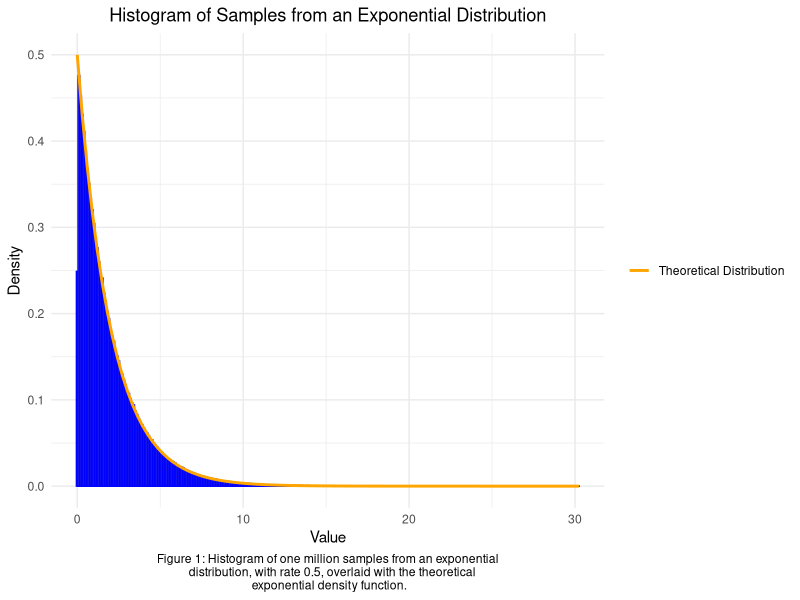
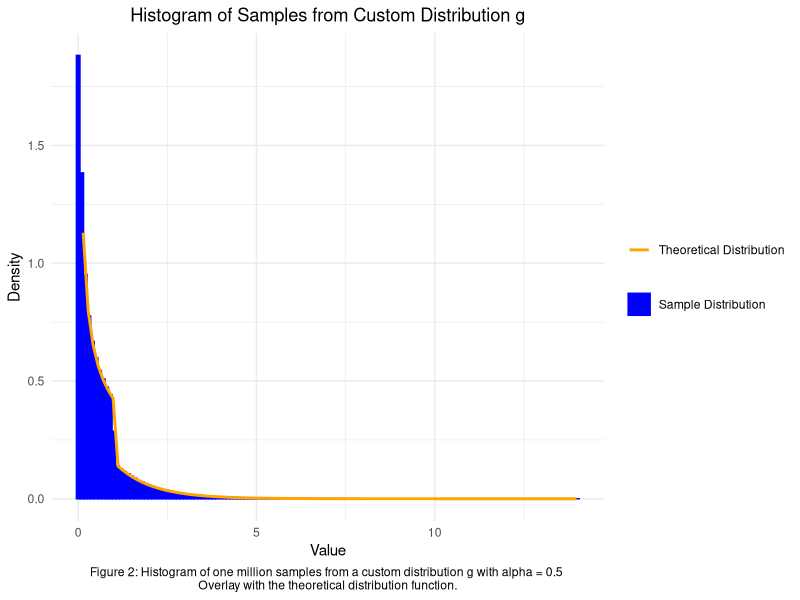
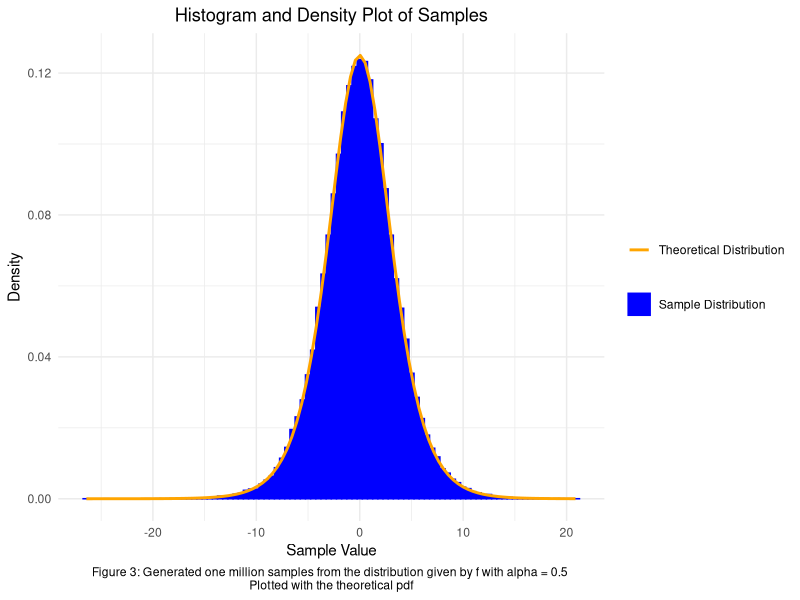
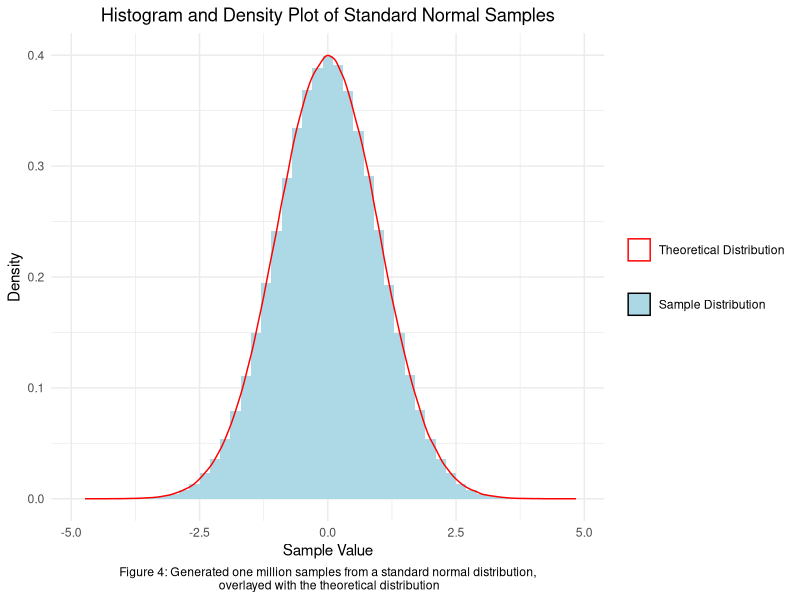
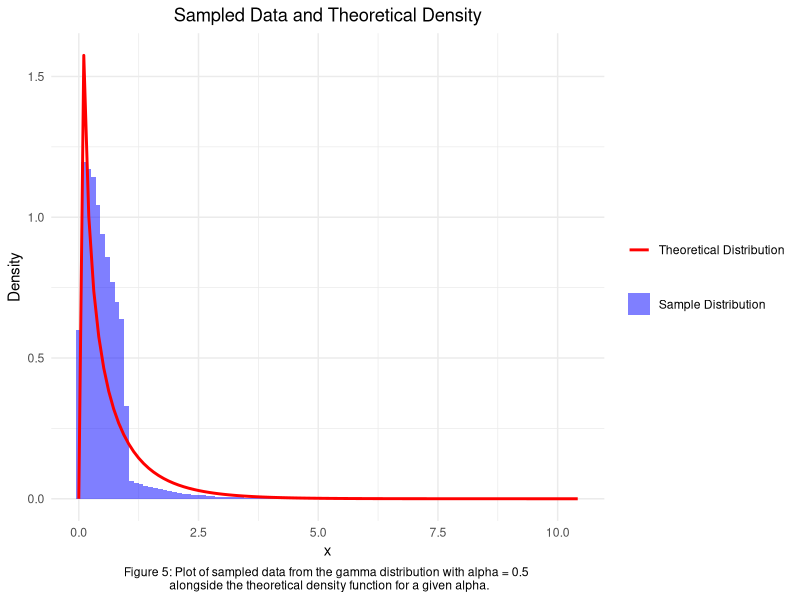
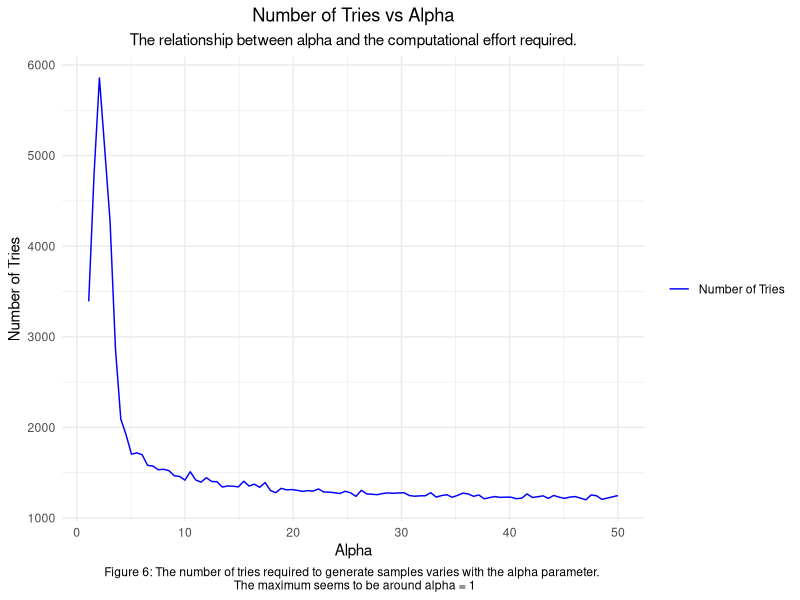
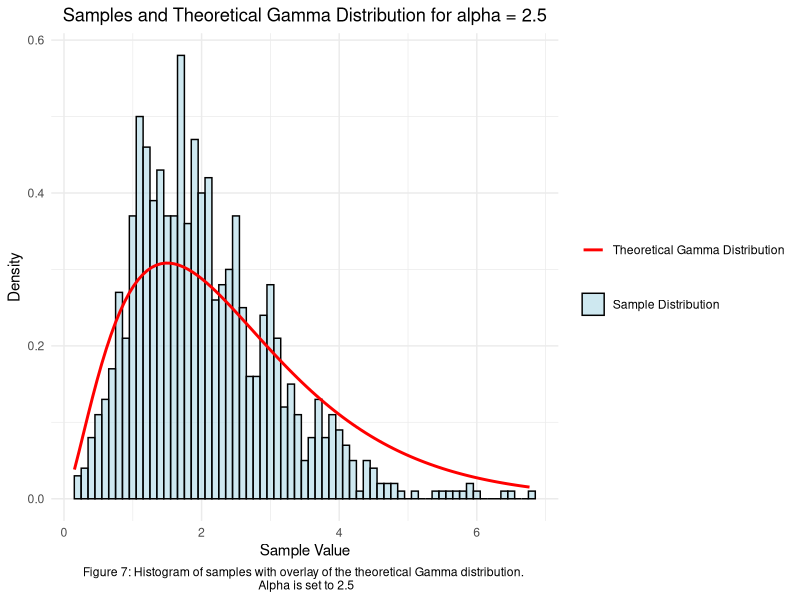
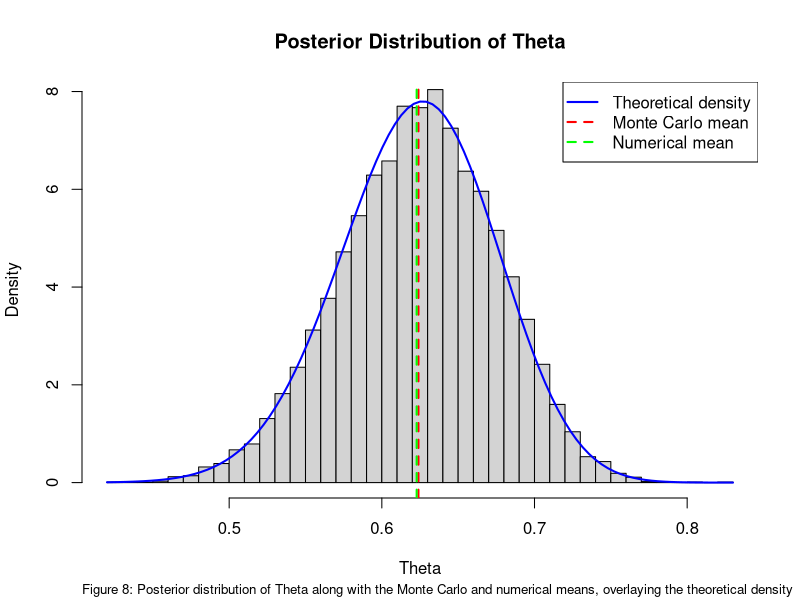

These charts were generated, in order, by the following R code:
## ---- chunk 1
knitr::opts_chunk$set(tidy=TRUE, width.cutoff=60)
knitr::opts_chunk$set(echo = TRUE)
library(ggplot2)
## ---- chunk 2

generate_samples_from_exp <- function(lambda, n) {
  # Check if the rate parameter 'lambda' is positive
  if (lambda <= 0) {
    stop("Rate parameter lambda must be positive")
  }
  
  # Generate n random numbers uniformly distributed between 0 and 1
  u <- runif(n)
  
  # Transform the uniformly distributed numbers to an exponential distribution
  return(-log(u) / lambda)
}
## ---- chunk 3
# Generating one million samples, with lambda = 0.5
exp_samples <- generate_samples_from_exp(lambda = 0.5, n = 1000000)

# Plot
ggplot(data.frame(exp_samples), aes(x = exp_samples)) +
  geom_histogram(aes(y = ..density.., fill = "Sample Histogram"), binwidth = 0.1, color = "blue") +
  stat_function(fun = function(x) {0.5 * exp(-0.5 * x)}, aes(color = "Theoretical Distribution"), size = 1) +
  scale_fill_manual(name = "Legend", values = c("Sample Distribution" = "blue")) +
  scale_color_manual(name = "Legend", values = c("Theoretical Distribution" = "orange")) +
  labs(title = "Histogram of Samples from an Exponential Distribution",
       caption = "Figure 1: Histogram of one million samples from an exponential\n   distribution, with rate 0.5, overlaid with the theoretical\n exponential density function.",
       x = "Value",
       y = "Density") +
  theme_minimal() +
  theme(plot.title = element_text(hjust = 0.5),
        plot.caption = element_text(hjust = 0.5),
        axis.title.x = element_text(hjust = 0.5),
        axis.title.y = element_text(hjust = 0.5),
        legend.title = element_blank())
## ---- chunk 4

# Sample mean and variance
mean(exp_samples)
var(exp_samples)

## ---- chunk 5

# Generate samples from g
generate_samples_from_g <- function(alpha, n) {
  # Check if the alpha parameter is within the valid range (0, 1)
  if (alpha <= 0 || alpha >= 1) {
    stop("Alpha must be in the range (0, 1)")
  }

  # Generate n random numbers uniformly distributed between 0 and 1
  p <- runif(n)

  # Calculate the normalizing constant c
  c <- (alpha*exp(1))/(exp(1) + alpha)

  # Case 1: For values in the range 0 < x < 1
  samples_case_1 <- ((p*(exp(1)+alpha))/(exp(1)))^(1/alpha)
  # Case 2: For values in the range x >= 1
  samples_case_2 <- 1-log((exp(1)+alpha-p*(exp(1)+alpha))/(alpha))

  # Use a logical condition to choose the correct value from either case 1 or case 2
  samples <- ifelse(p < c / alpha, samples_case_1, samples_case_2)

  return(samples)
}

# Theoretical distribution function g(x)
g_function_theoretical <- function(x, alpha, c) {
  # Initialize result vector
  y <- numeric(length(x))
  
  # Apply the function piecewise
  y[x < 1] <- c * x[x < 1]^(alpha - 1)
  y[x >= 1] <- c * exp(-x[x >= 1])
  
  # Avoid calculating for x very close to 0 to avoid inf values
  y[x < 0.000000001] <- NA 
  
  return(y)
}

## ---- chunk 6

# Parameters
alpha_value <- 0.5
c_value <- (alpha_value * exp(1)) / (exp(1) + alpha_value)
n = 1000000

g_samples <- generate_samples_from_g(alpha_value, n)

# Plot
ggplot(data.frame(x = g_samples), aes(x = x)) +
  geom_histogram(aes(y = ..density.., fill = "Sample Distribution"), binwidth = 0.1, color = "blue") +
  stat_function(fun = function(x) g_function_theoretical(x, alpha_value, c_value), aes(color = "Theoretical Distribution"), size = 1) +
  scale_fill_manual(name = "Legend", values = c("Sample Distribution" = "blue")) +
  scale_color_manual(name = "Legend", values = c("Theoretical Distribution" = "orange")) +
  labs(title = "Histogram of Samples from Custom Distribution g",
       caption = paste("Figure 2: Histogram of one million samples from a custom distribution g with alpha =", alpha_value, "\nOverlay with the theoretical distribution function."),
       x = "Value",
       y = "Density") +
  theme_minimal() +
  theme(plot.title = element_text(hjust = 0.5),
        plot.caption = element_text(hjust = 0.5),
        axis.title.x = element_text(hjust = 0.5),
        axis.title.y = element_text(hjust = 0.5),
        legend.title = element_blank())

## ---- chunk 7

# Calculate (E[X])
mean_integral <- integrate(function(x) x * g_function_theoretical(x, alpha_value, c_value), lower = 0, upper = Inf)
mean_value <- mean_integral$value

# Calculate (E[X^2])
second_moment_integral <- integrate(function(x) x^2 * g_function_theoretical(x, alpha_value, c_value), lower = 0, upper = Inf)
second_moment_value <- second_moment_integral$value

# Calculate the variance (Var[X] = E[X^2] - (E[X])^2)
variance_value <- second_moment_value - mean_value^2

## ---- chunk 8

mean(g_samples)

mean_value

## ---- chunk 9

var(g_samples)

variance_value

## ---- chunk 10

generate_samples_from_f <- function(alpha, n) {
  # Check if the alpha parameter is positive
  if (alpha <= 0) {
    stop("Parameter alpha must be positive")
  }

  # Generate n random numbers uniformly distributed between 0 and 1
  p <- runif(n)

  # Transform the uniform random numbers using the inverse CDF
  samples <- (1 / alpha) * log(p / (1 - p))

  # Return the vector of samples generated from the distribution
  return(samples)
}

f_theoretical <- function(x, alpha) {
  alpha * exp(alpha * x) / (1 + exp(alpha * x))^2
}

## ---- chunk 11

# Set the alpha parameter and number of samples
alpha <- 0.5  # Example alpha value
n <- 100000   # Number of samples to generate

# Generate samples from the distribution
f_samples <- generate_samples_from_f(alpha = alpha, n = n)

# Plot
ggplot(data.frame(f_samples = f_samples), aes(x = f_samples)) +
  geom_histogram(aes(y = ..density.., fill = "Sample Distribution"), binwidth = 0.5, color = "blue") +
  stat_function(fun = function(x) f_theoretical(x, alpha), aes(color = "Theoretical Distribution"), size = 1) +
  scale_fill_manual(name = "Legend", values = c("Sample Distribution" = "blue")) +
  scale_color_manual(name = "Legend", values = c("Theoretical Distribution" = "orange")) +
  labs(title = "Histogram and Density Plot of Samples",
       caption = paste("Figure 3: Generated one million samples from the distribution given by f with alpha =", alpha, "\nPlotted with the theoretical pdf"),
       x = "Sample Value",
       y = "Density") +
  theme_minimal() +
  theme(plot.title = element_text(hjust = 0.5),
        plot.caption = element_text(hjust = 0.5),
        axis.title.x = element_text(hjust = 0.5),
        axis.title.y = element_text(hjust = 0.5),
        legend.title = element_blank())

## ---- chunk 12

# Calculate (E[X])
mean_integral <- integrate(function(x) x * f_theoretical(x, alpha), lower = -Inf, upper = Inf)
mean_value <- mean_integral$value

## ---- chunk 13

mean(f_samples)

mean_value

## ---- chunk 14

var(f_samples)

## ---- chunk 15

generate_standard_normal <- function(n) {
  # We need an even number of samples for Box-Muller, as it generates pairs of normal random variables. 
  if (n %% 2 != 0) {
    n <- n + 1  # If n is odd, increment by 1 to make it even
  }

  # Generate n/2 independent uniform random numbers for U1 and U2
  U1 <- runif(n / 2)
  U2 <- runif(n / 2)  

  # Apply the Box-Muller transform to convert uniform random numbers into standard normal random numbers
  Z0 <- sqrt(-2 * log(U1)) * cos(2 * pi * U2)  # First half of transformed samples
  Z1 <- sqrt(-2 * log(U1)) * sin(2 * pi * U2)  # Second half of transformed samples

  # Combine the two vectors of length n/2 each into a single vector of length n
  samples <- c(Z0, Z1)

  return(samples)
}


## ---- chunk 16

n <- 1000000  
standard_normal_samples <- generate_standard_normal(n)

# Plot
ggplot(data.frame(Samples = standard_normal_samples), aes(x = Samples)) +
  geom_histogram(aes(y = ..density.., fill = "Sample Distribution"), binwidth = 0.2) +
  geom_density(aes(color = "Theoretical Distribution"), alpha = 0.2) +
  scale_fill_manual(name = "Legend", values = c("Sample Distribution" = "lightblue")) +
  scale_color_manual(name = "Legend", values = c("Theoretical Distribution" = "red")) +
  labs(title = "Histogram and Density Plot of Standard Normal Samples",
       caption = paste("Figure 4: Generated one million samples from a standard normal distribution,\n overlayed with the theoretical distribution"),
       x = "Sample Value",
       y = "Density",) +
  theme_minimal() +
  theme(plot.title = element_text(hjust = 0.5),
        plot.caption = element_text(hjust = 0.5),
        axis.title.x = element_text(hjust = 0.5),
        axis.title.y = element_text(hjust = 0.5),
        legend.title = element_blank())

## ---- chunk 17

mean(standard_normal_samples)
var(standard_normal_samples)

## ---- chunk 18

generate_d_variate_standard_normal <- function(n, mu, sigma) {
  d <- length(mu) # dim of multivariate normal
  A <- t(chol(sigma)) # Compute the Cholesky decomposition
  z <- generate_standard_normal(d*n) # Generate standard normal values
  Z <- matrix(z, nrow = d, ncol = n) # Organize the generated std values into a matrix
  samples <- mu + A %*% Z # Generate multi-variate normal distribution values

  return(samples)
}

## ---- chunk 19

n <- 1000000
mu <- c(1,2)
sigma <- matrix(c(4,1,1,3), nrow = 2)
multi_normal <- generate_d_variate_standard_normal(n,mu,sigma)

rowMeans(multi_normal)

cov(t(multi_normal))

## ---- chunk 20

generate_samples_from_f_rejection_sampling <- function(alpha, n) {
  if (alpha <= 0 || alpha >= 1) {
    stop("Alpha must be in the range (0, 1)")
  }
  c <- (alpha*exp(1))/(exp(1) + alpha) # normalizing constant, as found in previous task
  
  samples <- numeric(n)  # Vector to store accepted samples
  count <- 1 # count variable
  
  while(count <= n) {
    u <- runif(1)  # Uniform random number generation
    if (u < c / alpha) {
      x_proposed <- runif(1, 0, 1)  
      A_x <- (1 / (c * gamma(alpha))) * exp(-x_proposed) # Acceptance region as defined above, for 0<x<1
    } else {
      x_proposed <- rexp(1, 1)  
      A_x <- (1 / (c * gamma(alpha))) * x_proposed^(alpha - 1) # Acceptance region as defined above, for x>1
    }
    
    # Generate a uniform random number for acceptance check
    u <- runif(1)
    
    # Calculate the acceptance probability for the proposed x
    if (u < A_x) {
      samples[count] <- x_proposed
      count <- count + 1
    }
  }
  
  return(samples)
}
## ---- chunk 21

alpha <- 0.5
n <- 1000000

# Generate samples
samples <- generate_samples_from_f_rejection_sampling(alpha, n)

# Theoretical density
theoretical_density <- function(x, alpha) {
  ifelse(x > 0.00001, (1 / gamma(alpha)) * x^(alpha - 1) * exp(-x), 0)
}

# Plot
ggplot() +
  geom_histogram(data = data.frame(x = samples), aes(x = x, y = ..density.., fill = "Sample Distribution"), binwidth = 0.1, alpha = 0.5) +
  stat_function(fun = function(x) theoretical_density(x, alpha), aes(color = "Theoretical Distribution"), size = 1) +
  scale_fill_manual(name = "Legend", values = c("Sample Distribution" = "blue")) +
  scale_color_manual(name = "Legend", values = c("Theoretical Distribution" = "red")) +
  labs(title = "Sampled Data and Theoretical Density",
       caption = "Figure 5: Plot of sampled data from the gamma distribution with alpha = 0.5 \n alongside the theoretical density function for a given alpha.",
       x = "x",
       y = "Density") +
  theme_minimal() +
  theme(plot.title = element_text(hjust = 0.5),
        plot.caption = element_text(hjust = 0.5),
        axis.title.x = element_text(hjust = 0.5),
        axis.title.y = element_text(hjust = 0.5),
        legend.title = element_blank())


## ---- chunk 22

mean(samples)

## ---- chunk 23

var(samples)

## ---- chunk 24

generate_samples_gamma_ratio <- function(alpha, n) {
  if(alpha <= 1) {
    stop("Alpha must be greater than 1")
  }
  
  # Defining the required constants for the region, as calculated above
  a <- sqrt((alpha - 1)^(alpha - 1) * exp(1 - alpha))
  b_plus <- sqrt((alpha + 1)^(alpha + 1) * exp(-(alpha + 1)))
  b_minus <- 0
  
  tries <- 0
  samples <- numeric(n)
  count <- 0
  
  while(count < n) {
    tries <- tries + 1
    # Generate uniform samples within the region [0, a] x [b-, b+]
    x1 <- runif(1, 0, a)
    x2 <- runif(1, b_minus, b_plus)
    
    # Apply the ratio of uniforms method
    y <- x2 / x1

    # Check if y is positive to have valid numbers for log()
    if(y <= 0) next

    # Check if x1 is positive to have valid numbers for log()
    if(x1 <= 0) next

    # Proceed with the original condition, now that we've ensured y and x1 are valid
    if(log(x1) <= (alpha - 1) * log(y) - y) {
      samples[count + 1] <- y
      count <- count + 1
    }
  }
  
  list(samples = samples, tries = tries)
}

## ---- chunk 25

# Function to generate plot for different alpha values and track the number of tries
generate_plot <- function(alpha_range, n) {
  results <- data.frame(alpha = numeric(), tries = numeric())
  
  for(alpha in alpha_range) {
    result <- generate_samples_gamma_ratio(alpha, n)
    # Assuming result is a list that contains a 'tries' element
    results <- rbind(results, data.frame(alpha = alpha, tries = result$tries))
  }
  
  # Plot the results with figure text and a legend
  ggplot(results, aes(x = alpha, y = tries, color = "Number of Tries")) +
    geom_line() +
    scale_color_manual(values = c("Number of Tries" = "blue"), name = "Legend", labels = c("Number of Tries")) +
    theme_minimal() +
    labs(title = "Number of Tries vs Alpha", 
         subtitle = "The relationship between alpha and the computational effort required.",
         x = "Alpha", y = "Number of Tries",
         caption = "Figure 6: The number of tries required to generate samples varies with the alpha parameter. \n The maximum seems to be around alpha = 1") +
    theme(plot.title = element_text(hjust = 0.5),
          plot.subtitle = element_text(hjust = 0.5),
          plot.caption = element_text(hjust = 0.5),
          axis.title.x = element_text(hjust = 0.5),
          axis.title.y = element_text(hjust = 0.5),
          legend.title = element_blank()) 
}

alpha_range <- seq(1.1, 50, length.out = 100)
n <- 1000 
generate_plot(alpha_range, n)

## ---- chunk 26

library(ggplot2)
library(stats)  # For the dgamma function

alpha <- 2.5
n <- 1000

# Generate samples
samples_result <- generate_samples_gamma_ratio(alpha, n)
samples <- samples_result$samples

# Plot
ggplot(data.frame(x = samples), aes(x = x)) +
  geom_histogram(aes(y = ..density.., fill = "Sample Distribution"), binwidth = 0.1, color = "black", alpha = 0.6) +
  stat_function(fun = function(x) dgamma(x, shape = alpha, rate = 1), aes(color = "Theoretical Gamma Distribution"), size = 1) +
  scale_fill_manual(name = "Legend", values = c("Sample Distribution" = "lightblue")) +
  scale_color_manual(name = "Legend", values = c("Theoretical Gamma Distribution" = "red")) +
  labs(title = paste("Samples and Theoretical Gamma Distribution for alpha =", alpha),
       x = "Sample Value",
       y = "Density",
       caption = "Figure 7: Histogram of samples with overlay of the theoretical Gamma distribution. \n Alpha is set to 2.5") +
  theme_minimal() +
  theme(plot.title = element_text(hjust = 0.5),
        plot.caption = element_text(hjust = 0.5),
        axis.title.x = element_text(hjust = 0.5),
        axis.title.y = element_text(hjust = 0.5),
        legend.title = element_blank())


## ---- chunk 27

generate_general_gamma_samples <- function(alpha, beta, n) {
  if (alpha <= 0 || beta <= 0) {
    stop("Both alpha and beta must be greater than 0")
  }
  if(alpha == 1) {
    return(generate_samples_from_exp(beta, n))
  }
  else if(alpha > 1){
    return(generate_samples_gamma_ratio(alpha, n)/beta)
  }
  else{
    return(generate_samples_from_f_rejection_sampling(alpha, n)/beta)
  }
}

## ---- chunk 28

generate_beta_samples <- function(alpha, beta, n) {
  # Ensure alpha and beta parameters are positive
  if (alpha <= 0 || beta <= 0) {
    stop("Both alpha and beta must be greater than 0")
  }
  
  # Generate gamma samples for both alpha and beta parameters
  X <- generate_general_gamma_samples(alpha, 1, n)
  Y <- generate_general_gamma_samples(beta, 1, n)
  
  # Calculate beta samples based on the gamma samples
  beta_samples <- X / (X + Y)
  
  return(beta_samples)
}

## ---- chunk 29

# Set a seed for reproducibility
set.seed(25935)

# Number of samples
n <- 100000

# Generate samples using the 'generate_standard_normal' function
samples <- generate_standard_normal(n)

h <- function(x) {
  1*(x>4)
}

h_x <- h(samples)

theta_hat <- mean(h_x)

# Sampling variance
var_theta_MC <- var(h_x)

t <- qt(0.025, df = n-1, lower.tail = FALSE)
confidence_MC_upper <- theta_hat + t * sqrt(var_theta_MC/n)
confidence_MC_lower <- theta_hat - t * sqrt(var_theta_MC/n)

# Output the results
cat("Estimate of theta:", theta_hat, "\n")
cat("95% Confidence Interval for theta: [", confidence_MC_lower, ",", confidence_MC_upper, "]\n")

## ---- chunk 30

# Set a seed for reproducibility
set.seed(25935)

# Number of samples
n <- 100000

sample_proposal <- sqrt(16 - 2*log(1-runif(n)))

weight <- function(x) {
  f <- dnorm(x)
  g <- ifelse(
    test = sample_proposal > 4,
    yes = sample_proposal*exp(-0.5*(sample_proposal^2-16)),
    no = 0
  )
  return(f/g)
}

w <- weight(sample_proposal)
  
hw = sample_proposal * w

theta_IS <- mean(hw)
var_theta_IS <- var(hw)

t <- qt(0.025, df = n-1, lower.tail = FALSE)

confidence_IS_upper <- theta_IS + t * sqrt(var_theta_IS/n)
confidence_IS_lower <- theta_IS - t * sqrt(var_theta_IS/n)

# Output the results
cat("Estimate of theta:", theta_IS, "\n")
cat("95% Confidence Interval for theta: [", confidence_IS_lower, ",", confidence_IS_upper, "]\n")


## ---- chunk 31

var(samples)/var(hw)

## ---- chunk 32

# Set a seed for reproducibility
set.seed(25935)

sample_proposal_pair <- function(n) {
  u <- runif(n)
  list(
    X1 = sqrt(16 - 2*log(1-u)),
    X2 = sqrt(16 - 2*log(u))
  )
}

## ---- chunk 33

# Set a seed for reproducibility
set.seed(25935)

# Number of samples
n <- 50000

sample_pair <- sample_proposal_pair(n)

hw1 <- h(sample_pair$X1) * weight(sample_pair$X1)
hw2 <- h(sample_pair$X2) * weight(sample_pair$X2)

hwAS <- 0.5*(hw1 + hw2)

theta_AS <- mean(hwAS)
theta_var_AS <- var(hwAS)

t <- qt(0.025, df = n-1, lower.tail = FALSE)
confidence_AS_lower <- theta_AS - t * sqrt(theta_var_AS / n)
confidence_AS_upper <- theta_AS + t * sqrt(theta_var_AS / n)


# Output the results
cat("Estimate of theta:", theta_AS, "\n")
cat("95% Confidence Interval for theta: [", confidence_AS_lower, ",", confidence_AS_upper, "]\n")


## ---- chunk 34

f_theta_given_y_unnormal <- function(theta, y1 = 125, y2 = 18, y3 = 20, y4 = 34) {
  return((2 + theta)^y1 * (1 - theta)^(y2 + y3) * theta^y4)
}

C <- integrate(function(theta)(f_theta_given_y_unnormal(theta)),
               lower = 0, 
               upper = 1)$value

f_theta_given_y_normal <- function(theta, y1 = 125, y2 = 18, y3 = 20, y4 = 34) {
  return(f_theta_given_y_unnormal(theta) / C)
}

max_f_theta_given_y_unnormal <- optimize(function(theta)(f_theta_given_y_unnormal(theta)),
                                         interval = c(0,1),
                                         maximum = TRUE)$objective

k <- max_f_theta_given_y_unnormal / C

# The rejection sampling algorithm
rejection_sampling <- function(N, y1 = 125, y2 = 18, y3 = 20, y4 = 34) {
  count <- 0
  sample_vals <- c()
  
  while(length(sample_vals) < N) {
    u <- runif(1)
    theta <- runif(1)
    A <- f_theta_given_y_normal(theta) / k
    if(u <= A) {
      sample_vals <- rbind(sample_vals, theta)
    }
    count <- count + 1
  }
  return(list("samples" = sample_vals, "count" = count))
}


## ---- chunk 35

# Estimate the posterior mean using vectorized sampling
N <- 10000
theta <- rejection_sampling(N)

# Calculate the posterior mean
monte_carlo_est <- mean(theta$samples)

monte_carlo_est

## ---- chunk 36

numeric_est <- integrate(function(theta)(theta * f_theta_given_y_normal(theta)),
                         lower = 0,
                         upper = 1)$value

numeric_est

## ---- chunk 37

# Plot the histogram of the sampled values
hist(theta$samples, breaks = 50, probability = TRUE, main = "Posterior Distribution of Theta", xlab = "Theta", ylim = c(0, max(density(theta$samples)$y)))

# Overlay the true distribution curve
curve(f_theta_given_y_normal(x, y1 = 125, y2 = 18, y3 = 20, y4 = 34), add = TRUE, col = "blue", lwd = 2)

# Mark the estimated posterior mean from Monte Carlo simulation
abline(v = monte_carlo_est, col = "red", lwd = 2, lty = 2)

# Mark the numerical estimated mean
abline(v = numeric_est, col = "green", lwd = 2, lty = 2)

# Add a legend 
legend("topright", 
       legend = c("Theoretical density", "Monte Carlo mean", "Numerical mean"),
       col = c("blue", "red", "green"), 
       lwd = 2, 
       lty = c(1, 2, 2), 
       merge = TRUE)

# Add figure text
mtext("Figure 8: Posterior distribution of Theta along with the Monte Carlo and numerical means, overlaying the theoretical density", 
      side = 1,
      line = 4, 
      cex = 0.8, 
      adj = 0) 

## ---- chunk 38

k

## ---- chunk 39

theta$count / N

## ---- chunk 40

weights <- (1 - theta$samples)^4

# Weighted average for posterior mean under Beta(1, 5) prior
weighted_posterior_mean <- sum(theta$samples * weights) / sum(weights)

# Display the estimated posterior mean under the new prior
weighted_posterior_mean

## ---- chunk 41

f_theta_given_y_unnormal_new_prior <- function(theta, y1 = 125, y2 = 18, y3 = 20, y4 = 34) {
  return((2 + theta)^y1 * (1 - theta)^(y2 + y3 + 4) * theta^y4)
}

C <- integrate(function(theta)(f_theta_given_y_unnormal_new_prior(theta)),
               lower = 0, 
               upper = 1)$value

true_mu <- integrate(function(theta)(theta * f_theta_given_y_unnormal_new_prior(theta) / C),
lower = 0,
upper = 1)$value

true_mu

## ---- chunk 42

theta_values <- seq(0, 1, length.out = 100)
df <- data.frame(theta = theta_values)

# Calculate Beta(1,1) and Beta(1,5) densities
df$beta_1_1 <- dbeta(df$theta, 1, 1)
df$beta_1_5 <- dbeta(df$theta, 1, 5)

# Plot
ggplot(df, aes(x = theta)) +
  geom_line(aes(y = beta_1_1, color = "Beta(1,1)"), size = 1) +
  geom_line(aes(y = beta_1_5, color = "Beta(1,5)"), size = 1) +
  labs(title = "Beta(1,1) vs Beta(1,5) Distributions",
       x = expression(theta),
       y = "Density") +
  scale_color_manual(values = c("Beta(1,1)" = "blue", "Beta(1,5)" = "red")) +
  theme_minimal() +
  theme(legend.title = element_blank())

